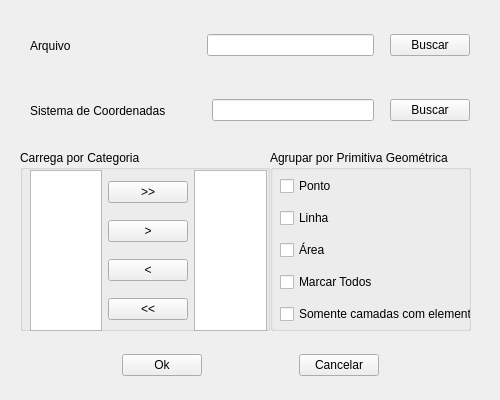
<?xml version="1.0" encoding="UTF-8"?>
<ui version="4.0">
 <author>Ten Borba</author>
 <class>Form</class>
 <widget class="QWidget" name="Form">
  <property name="geometry">
   <rect>
    <x>0</x>
    <y>0</y>
    <width>500</width>
    <height>400</height>
   </rect>
  </property>
  <property name="sizePolicy">
   <sizepolicy hsizetype="Fixed" vsizetype="Fixed">
    <horstretch>0</horstretch>
    <verstretch>0</verstretch>
   </sizepolicy>
  </property>
  <property name="minimumSize">
   <size>
    <width>500</width>
    <height>400</height>
   </size>
  </property>
  <property name="maximumSize">
   <size>
    <width>500</width>
    <height>400</height>
   </size>
  </property>
  <property name="windowTitle">
   <string>Form</string>
  </property>
  <widget class="QWidget" name="horizontalLayoutWidget">
   <property name="geometry">
    <rect>
     <x>30</x>
     <y>20</y>
     <width>440</width>
     <height>51</height>
    </rect>
   </property>
   <layout class="QHBoxLayout" name="horizontalLayout">
    <item>
     <widget class="QLabel" name="label">
      <property name="text">
       <string>Arquivo                                 </string>
      </property>
     </widget>
    </item>
    <item>
     <spacer name="horizontalSpacer_2">
      <property name="orientation">
       <enum>Qt::Horizontal</enum>
      </property>
      <property name="sizeType">
       <enum>QSizePolicy::Minimum</enum>
      </property>
      <property name="sizeHint" stdset="0">
       <size>
        <width>20</width>
        <height>20</height>
       </size>
      </property>
     </spacer>
    </item>
    <item>
     <widget class="QLineEdit" name="arquivoLineEdit"/>
    </item>
    <item>
     <spacer name="horizontalSpacer_6">
      <property name="orientation">
       <enum>Qt::Horizontal</enum>
      </property>
      <property name="sizeType">
       <enum>QSizePolicy::Minimum</enum>
      </property>
      <property name="sizeHint" stdset="0">
       <size>
        <width>10</width>
        <height>20</height>
       </size>
      </property>
     </spacer>
    </item>
    <item>
     <widget class="QPushButton" name="pushButtonBuscarArquivo">
      <property name="text">
       <string>Buscar</string>
      </property>
     </widget>
    </item>
   </layout>
  </widget>
  <widget class="QWidget" name="horizontalLayoutWidget_2">
   <property name="geometry">
    <rect>
     <x>30</x>
     <y>90</y>
     <width>440</width>
     <height>41</height>
    </rect>
   </property>
   <layout class="QHBoxLayout" name="horizontalLayout_2">
    <item>
     <widget class="QLabel" name="label_2">
      <property name="text">
       <string>Sistema de Coordenadas</string>
      </property>
     </widget>
    </item>
    <item>
     <spacer name="horizontalSpacer">
      <property name="orientation">
       <enum>Qt::Horizontal</enum>
      </property>
      <property name="sizeType">
       <enum>QSizePolicy::Minimum</enum>
      </property>
      <property name="sizeHint" stdset="0">
       <size>
        <width>40</width>
        <height>20</height>
       </size>
      </property>
     </spacer>
    </item>
    <item>
     <widget class="QLineEdit" name="coordSysLineEdit"/>
    </item>
    <item>
     <spacer name="horizontalSpacer_7">
      <property name="orientation">
       <enum>Qt::Horizontal</enum>
      </property>
      <property name="sizeType">
       <enum>QSizePolicy::Minimum</enum>
      </property>
      <property name="sizeHint" stdset="0">
       <size>
        <width>10</width>
        <height>20</height>
       </size>
      </property>
     </spacer>
    </item>
    <item>
     <widget class="QPushButton" name="pushButtonBuscarSistCoord">
      <property name="text">
       <string>Buscar</string>
      </property>
     </widget>
    </item>
   </layout>
  </widget>
  <widget class="QGroupBox" name="groupBox">
   <property name="geometry">
    <rect>
     <x>20</x>
     <y>150</y>
     <width>250</width>
     <height>181</height>
    </rect>
   </property>
   <property name="title">
    <string>Carrega por Categoria</string>
   </property>
   <widget class="QWidget" name="horizontalLayoutWidget_3">
    <property name="geometry">
     <rect>
      <x>10</x>
      <y>20</y>
      <width>237</width>
      <height>161</height>
     </rect>
    </property>
    <layout class="QHBoxLayout" name="horizontalLayout_3">
     <item>
      <widget class="QListWidget" name="listWidgetOrigemCategoria">
       <property name="selectionMode">
        <enum>QAbstractItemView::MultiSelection</enum>
       </property>
      </widget>
     </item>
     <item>
      <layout class="QVBoxLayout" name="verticalLayout">
       <item>
        <widget class="QPushButton" name="pushButtonSelecionaTodas">
         <property name="toolTip">
          <string>Seleciona todas as categorias do banco</string>
         </property>
         <property name="text">
          <string>&gt;&gt;</string>
         </property>
        </widget>
       </item>
       <item>
        <widget class="QPushButton" name="pushButtonSelecionaUma">
         <property name="toolTip">
          <string>Seleciona apenas as marcadas</string>
         </property>
         <property name="text">
          <string>&gt;</string>
         </property>
        </widget>
       </item>
       <item>
        <widget class="QPushButton" name="pushButtonDeselecionaUma">
         <property name="toolTip">
          <string>Retira da lista de carga apenas as marcadas</string>
         </property>
         <property name="text">
          <string>&lt;</string>
         </property>
        </widget>
       </item>
       <item>
        <widget class="QPushButton" name="pushButtonDeselecionaTodas">
         <property name="toolTip">
          <string>Retira da lista de carga todas as categorias selecionadas</string>
         </property>
         <property name="text">
          <string>&lt;&lt;</string>
         </property>
        </widget>
       </item>
      </layout>
     </item>
     <item>
      <widget class="QListWidget" name="listWidgetDestinoCategoria">
       <property name="selectionMode">
        <enum>QAbstractItemView::MultiSelection</enum>
       </property>
      </widget>
     </item>
    </layout>
   </widget>
  </widget>
  <widget class="QGroupBox" name="groupBox_2">
   <property name="geometry">
    <rect>
     <x>270</x>
     <y>150</y>
     <width>201</width>
     <height>181</height>
    </rect>
   </property>
   <property name="title">
    <string>Agrupar por Primitiva Geométrica</string>
   </property>
   <widget class="QWidget" name="verticalLayoutWidget_2">
    <property name="geometry">
     <rect>
      <x>10</x>
      <y>20</y>
      <width>191</width>
      <height>161</height>
     </rect>
    </property>
    <layout class="QVBoxLayout" name="verticalLayout_2">
     <item>
      <widget class="QCheckBox" name="checkBoxPonto">
       <property name="text">
        <string>Ponto</string>
       </property>
      </widget>
     </item>
     <item>
      <widget class="QCheckBox" name="checkBoxLinha">
       <property name="text">
        <string>Linha</string>
       </property>
      </widget>
     </item>
     <item>
      <widget class="QCheckBox" name="checkBoxArea">
       <property name="text">
        <string>Área</string>
       </property>
      </widget>
     </item>
     <item>
      <widget class="QCheckBox" name="checkBoxTodos">
       <property name="text">
        <string>Marcar Todos</string>
       </property>
      </widget>
     </item>
     <item>
      <widget class="QCheckBox" name="checkBoxSomenteElementos">
       <property name="text">
        <string>Somente camadas com elementos</string>
       </property>
      </widget>
     </item>
    </layout>
   </widget>
  </widget>
  <widget class="QWidget" name="horizontalLayoutWidget_4">
   <property name="geometry">
    <rect>
     <x>30</x>
     <y>350</y>
     <width>441</width>
     <height>31</height>
    </rect>
   </property>
   <layout class="QHBoxLayout" name="horizontalLayout_4">
    <item>
     <spacer name="horizontalSpacer_4">
      <property name="orientation">
       <enum>Qt::Horizontal</enum>
      </property>
      <property name="sizeHint" stdset="0">
       <size>
        <width>40</width>
        <height>20</height>
       </size>
      </property>
     </spacer>
    </item>
    <item>
     <widget class="QPushButton" name="pushButtonOk">
      <property name="text">
       <string>Ok</string>
      </property>
     </widget>
    </item>
    <item>
     <spacer name="horizontalSpacer_3">
      <property name="orientation">
       <enum>Qt::Horizontal</enum>
      </property>
      <property name="sizeHint" stdset="0">
       <size>
        <width>40</width>
        <height>20</height>
       </size>
      </property>
     </spacer>
    </item>
    <item>
     <widget class="QPushButton" name="pushButtonCancelar">
      <property name="text">
       <string>Cancelar</string>
      </property>
     </widget>
    </item>
    <item>
     <spacer name="horizontalSpacer_5">
      <property name="orientation">
       <enum>Qt::Horizontal</enum>
      </property>
      <property name="sizeHint" stdset="0">
       <size>
        <width>40</width>
        <height>20</height>
       </size>
      </property>
     </spacer>
    </item>
   </layout>
  </widget>
 </widget>
 <resources/>
 <connections>
  <connection>
   <sender>pushButtonCancelar</sender>
   <signal>clicked()</signal>
   <receiver>Form</receiver>
   <slot>close()</slot>
   <hints>
    <hint type="sourcelabel">
     <x>369</x>
     <y>364</y>
    </hint>
    <hint type="destinationlabel">
     <x>394</x>
     <y>339</y>
    </hint>
   </hints>
  </connection>
 </connections>
 <slots>
  <signal>signal1()</signal>
  <slot>carregaSpatialite()</slot>
 </slots>
</ui>
